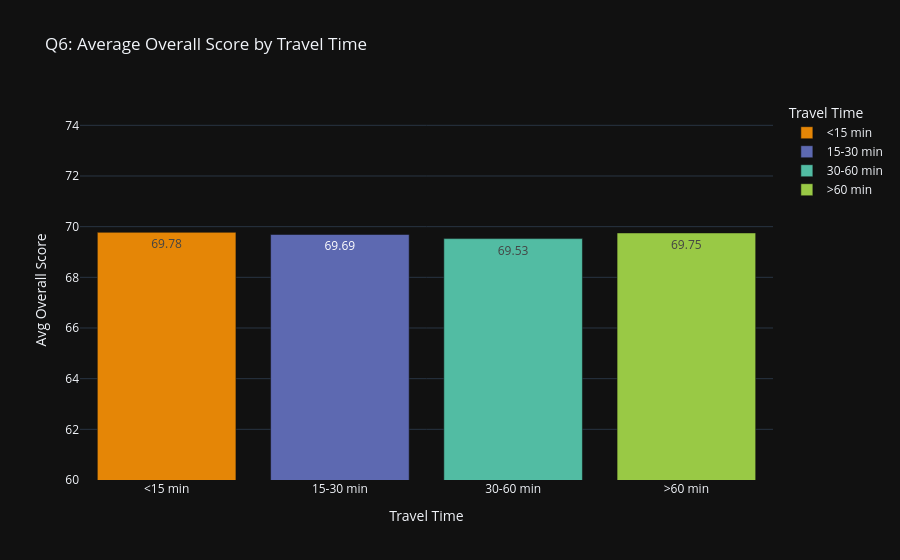

Write notebook code for a chart like this one.
### Markdown cell above
## Q6: Do students with shorter travel times perform better?

**Answer:** Barely. `<15 min` (~69.78) and `>60 min` (~69.75) are nearly tied at the
top, while `30-60 min` (~69.53) is slightly lower. The differences (< 0.3 points)
are not practically meaningful.

### Code cell
order = ['<15 min', '15-30 min', '30-60 min', '>60 min']
travel_avg = df.groupby('travel_time', as_index=False)['overall_score'].mean()
travel_avg['travel_time'] = pd.Categorical(travel_avg['travel_time'], categories=order, ordered=True)
travel_avg = travel_avg.sort_values('travel_time')

fig = px.bar(
    travel_avg, x='travel_time', y='overall_score', color='travel_time',
    color_discrete_sequence=VIVID, text_auto='.2f',
    title='Q6: Average Overall Score by Travel Time',
    labels={'travel_time': 'Travel Time', 'overall_score': 'Avg Overall Score'}
)
fig.update_yaxes(range=[60, 75])
fig.show()

### Figure 1 — Plotly figure (JSON) as saved in the notebook; plotly's stock layout.template omitted (floating-point values rounded to 4 significant figures)
{"data": [{"hovertemplate": "Travel Time=%{x}<br>Avg Overall Score=%{y}<extra></extra>", "legendgroup": "<15 min", "marker": {"color": "rgb(229, 134, 6)", "pattern": {"shape": ""}}, "name": "<15 min", "orientation": "v", "showlegend": true, "textposition": "auto", "texttemplate": "%{y:.2f}", "type": "bar", "x": ["<15 min"], "xaxis": "x", "y": [69.78], "yaxis": "y"}, {"hovertemplate": "Travel Time=%{x}<br>Avg Overall Score=%{y}<extra></extra>", "legendgroup": "15-30 min", "marker": {"color": "rgb(93, 105, 177)", "pattern": {"shape": ""}}, "name": "15-30 min", "orientation": "v", "showlegend": true, "textposition": "auto", "texttemplate": "%{y:.2f}", "type": "bar", "x": ["15-30 min"], "xaxis": "x", "y": [69.69], "yaxis": "y"}, {"hovertemplate": "Travel Time=%{x}<br>Avg Overall Score=%{y}<extra></extra>", "legendgroup": "30-60 min", "marker": {"color": "rgb(82, 188, 163)", "pattern": {"shape": ""}}, "name": "30-60 min", "orientation": "v", "showlegend": true, "textposition": "auto", "texttemplate": "%{y:.2f}", "type": "bar", "x": ["30-60 min"], "xaxis": "x", "y": [69.53], "yaxis": "y"}, {"hovertemplate": "Travel Time=%{x}<br>Avg Overall Score=%{y}<extra></extra>", "legendgroup": ">60 min", "marker": {"color": "rgb(153, 201, 69)", "pattern": {"shape": ""}}, "name": ">60 min", "orientation": "v", "showlegend": true, "textposition": "auto", "texttemplate": "%{y:.2f}", "type": "bar", "x": [">60 min"], "xaxis": "x", "y": [69.75], "yaxis": "y"}], "layout": {"barmode": "relative", "legend": {"title": {"text": "Travel Time"}, "tracegroupgap": 0}, "title": {"text": "Q6: Average Overall Score by Travel Time"}, "xaxis": {"anchor": "y", "categoryarray": ["<15 min", "15-30 min", "30-60 min", ">60 min"], "categoryorder": "array", "domain": [0, 1], "title": {"text": "Travel Time"}}, "yaxis": {"anchor": "x", "domain": [0, 1], "range": [60, 75], "title": {"text": "Avg Overall Score"}}}}
